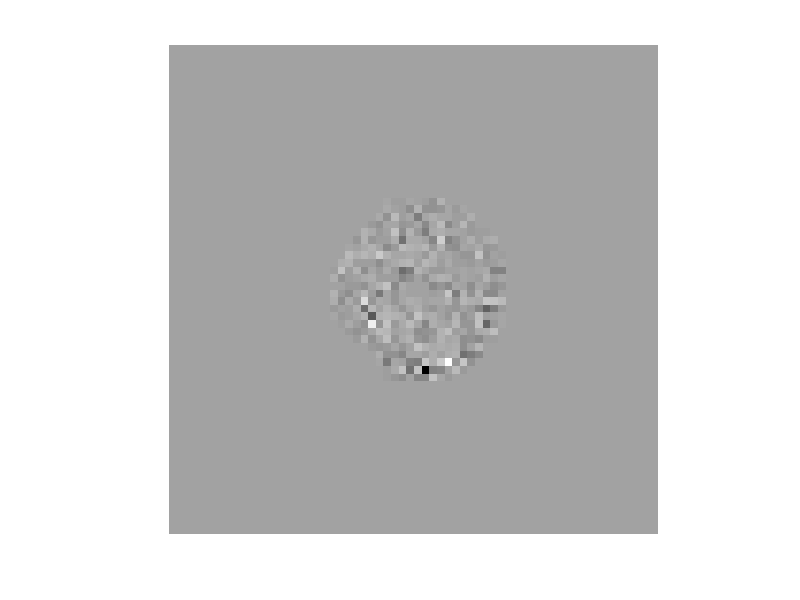

Write the MATLAB code that produced this figure.
pkg load image;
load('digit_image.mat');
images = [];
angles = linspace(0, 180, 200);
for angle = angles 
    rimage = imrotate(image, angle, 'nearest', 'crop');
    images = [images, reshape(rimage, prod(size(rimage)), 1)];
end 
x = images; 
xbar = mean(x,2); 
xc = x - xbar; 
S = (1/(size(x)(2))-1)* xc * xc' ; 
[U,L] = eigs(S, 200); 

pc = U(:,200);
pcsc = ((pc-min(pc))/(max(pc)-min(pc)));
imshow(reshape(pcsc, 64, 64));
